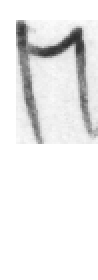
#> input picture w21.png, 49 x 140 px (shown 2 times larger)
$ python handwriting_match.py
#> lines starting #> are read from the running program, lines starting #| are printed output that depends on the picture; after the words box and inside, x2 and y2 are one past the last pixel; in counts of white or black regions, pixels touching at a corner belong together; long printed decimals are rounded
import math
import numpy as np
import matplotlib as mpl
import scipy.interpolate as interpolate
import cv2

def fun(img1_path,img2_path):

#> called with img1_path = 'w21.png', img2_path = 'w23.png'
    def savefig(data,name,no,s):
        mpl.rcParams['savefig.pad_inches'] = 0
        ax = plt.axes([0,0,.5,.5], frameon=False)
        ax.get_xaxis().set_visible(False)
        ax.get_yaxis().set_visible(False)
        plt.autoscale(tight=True)
        y = np.array(data)
        x = np.array(range(0,len(y)))

        if(len(data)<=4):
            t, c, k = interpolate.splrep(x, y, s=0, k=len(data))
        else:
            t, c, k = interpolate.splrep(x, y, s=0, k=4)
        N = 1000
        xmin, xmax = x.min(), x.max()
        xx = np.linspace(xmin, xmax, N)
        spline = interpolate.BSpline(t, c, k, extrapolate=False)
        #plt.subplot( no)
        plt.plot(xx, spline(xx))
        plt.title(s)
        #plt.savefig(name,transparent=True)
        #plt.show()


    from matplotlib import pyplot as plt
    sx1=0;
    sy1=0
    chk=True

    img1 = cv2.imread(img1_path,0)
#> img1 is the input picture: shape (140, 49); min 45, max 255, mean 236.4
    (thresh, blackAndWhiteImage) = cv2.threshold(img1, 127, 255, cv2.THRESH_BINARY)
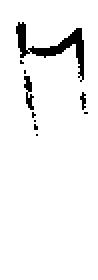
#> blackAndWhiteImage: shape (140, 49) (shown 2 times larger); 95% white; 10 black regions (8 under 20 px), largest, box (x1, y1, x2, y2) and area: (8, 11, 42, 41) 262, (12, 38, 17, 55) 46

    list1=[]

    for i in range(0,len(blackAndWhiteImage),5):
        for j in range(0,len(blackAndWhiteImage[0]),5):
            if blackAndWhiteImage[i][j]==0:
                list1.append([i,j])
                if chk==True:
                    chk=False
                    sx1=j
                    sy1=i
#> this loop made 28 passes
#> i on passes 2 to 13: 5, 10, 15, 20, 25, 30, 35, 40, 45, 50, 55, 60
#> after the loop, chk = False; list1 = [[15, 10], [15, 40], [20, 10], [20, 35], [20, 40], [25, 10], [25, 15], [25, 20], [25, 25], [25, 30], [25, 40], [30, 10], [30, 40], [35, 40], [40, 40], [45, 15], [50, 15]]; sx1 = 10; sy1 = 15
    xl2=[]
    yl2=[]
    chk1=False

    for x in list1:
        xl2.append(math.sqrt(((sx1-x[1])**2)+((sy1-x[0])**2)))
#> this loop made 17 passes
#> after the loop, xl2 = [0, 30, 5, 25.5, 30.41, 10, 11.18, 14.14, 18.03, 22.36, 31.62, 15, 33.54, 36.06, 39.05, 30.41, 35.36]


    img1 = cv2.imread(img2_path,0)
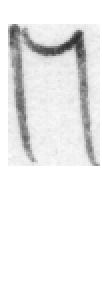
#> input picture w23.png, 51 x 147 px (shown 2 times larger)
#> img1 is the input picture: shape (147, 51); min 46, max 255, mean 235.8
    (thresh, blackAndWhiteImage) = cv2.threshold(img1, 127, 255, cv2.THRESH_BINARY)
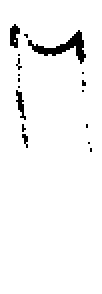
#> blackAndWhiteImage: shape (147, 51) (shown 2 times larger); 96.4% white; 17 black regions (14 under 20 px), largest, box (x1, y1, x2, y2) and area: (14, 15, 43, 32) 152, (5, 12, 10, 24) 42, (8, 45, 13, 60) 34
    list2=[]
    i=0
    j=0

    sx2=0
    sy2=0
    chk2=True
    for i in range(0,len(blackAndWhiteImage),5):
        for j in range(0,len(blackAndWhiteImage[0]),5):
            if blackAndWhiteImage[i][j]==0:
                list2.append([i,j])
                if chk2==True:
                    chk2=False
                    sx2=j
                    sy2=i
#> this loop made 30 passes
#> after the loop, chk2 = False; list2 = [[15, 5], [20, 5], [20, 15], [20, 35], [20, 40], [25, 20], [25, 25], [25, 30], [25, 40], [30, 40], [50, 10], [55, 10], [75, 45]]; sx2 = 5; sy2 = 15
    xl=[]
    yl=[]

    chk2=False
    for x in list2:

        xl.append(math.sqrt(((sx2-x[1])**2)+((sy2-x[0])**2)))
#> this loop made 13 passes
#> after the loop, xl = [0, 5, 11.18, 30.41, 35.36, 18.03, 22.36, 26.93, 36.4, 38.08, 35.36, 40.31, 72.11]


    import numpy as np
    from scipy.signal import argrelextrema

    #normalizing
    xl = xl/np.linalg.norm(xl)
#> xl = [0, 0.0412, 0.0921, 0.251, 0.291, 0.149, 0.184, 0.222, 0.3, 0.314, 0.291, 0.332, 0.594]
    xl2 = xl2/np.linalg.norm(xl2)
#> xl2 = 17 values, max 0.371 at index 14, min 0 at index 0, mean 0.216


    x = np.array(xl)
#> x has the same summary as xl
    y = np.array(range(0,len(xl)))
#> y = [0, 1, 2, 3, 4, 5, 6, 7, 8, 9, 10, 11, 12]
    maxm=(argrelextrema(x, np.greater,order=1))
#> maxm = ([4, 9],)
    minm = (argrelextrema(x, np.less,order=1))
#> minm = ([5, 10],)


    x2 = np.array(xl2)
#> x2 has the same summary as xl2
    y2 = np.array(range(0,len(xl2)))
#> y2 = 17 values from 0 to 16


    maxm2=(argrelextrema(x2, np.greater,order=1))
#> maxm2 = ([1, 4, 10, 14],)
    minm2 = (argrelextrema(x2, np.less,order=1))
#> minm2 = ([2, 5, 11, 15],)

    maxm=maxm[0] #/ np.linalg.norm(maxm[0])
#> maxm = [4, 9]
    maxm2=maxm2[0]# / np.linalg.norm(maxm2[0])
#> maxm2 = [1, 4, 10, 14]
   # minm=minm[0] #/ np.linalg.norm(minm[0])
   # minm2=minm2[0]
    maym=(x[maxm])
#> maym = [0.291, 0.314]
   # miym=(x[minm])
    maym2=(x2[maxm2])
#> maym2 = [0.285, 0.289, 0.3, 0.371]
   # [5 lines of commented-out code are left out]
    score=(np.var(maxm)+np.var(maym))-(np.var(maxm2)+np.var(maym2))
#> score = -19.44
    print(score)
#| -19.439

    if score>=-25 and score <= 25:
        print(" same ")
    else:
        print(" different ")
    print()


    savefig(xl,"z1.jpg",321,"image1")
#> in savefig, `y = np.array(data)`: y has the same summary as xl in fun
#> in savefig, `x = np.array(range(0,len(y)))`: x = [0, 1, 2, 3, 4, 5, 6, 7, 8, 9, 10, 11, 12]
#> in savefig, `t, c, k = interpolate.splrep(x, y, s=0, k=4)`: t = 18 values from 0 to 12; c = 18 values, max 0.594 at index 12, min -0.0795 at index 2, mean 0.162; k = 4
#> in savefig, `xmin, xmax = x.min(), x.max()`: xmin = 0; xmax = 12
    savefig(xl2,"f.jpg",325,"image2")
    #plt.text(0,60, sm)
    plt.show()
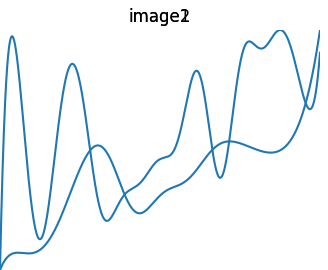
#> figure drawn by matplotlib, 2 panels; panel 1: curve peaks at x = 12, y = 0.594; panel 2: curve peaks at x = 14.01, y = 0.371


if __name__ == '__main__':


    fun(img1_path="w21.png", img2_path="w23.png")
